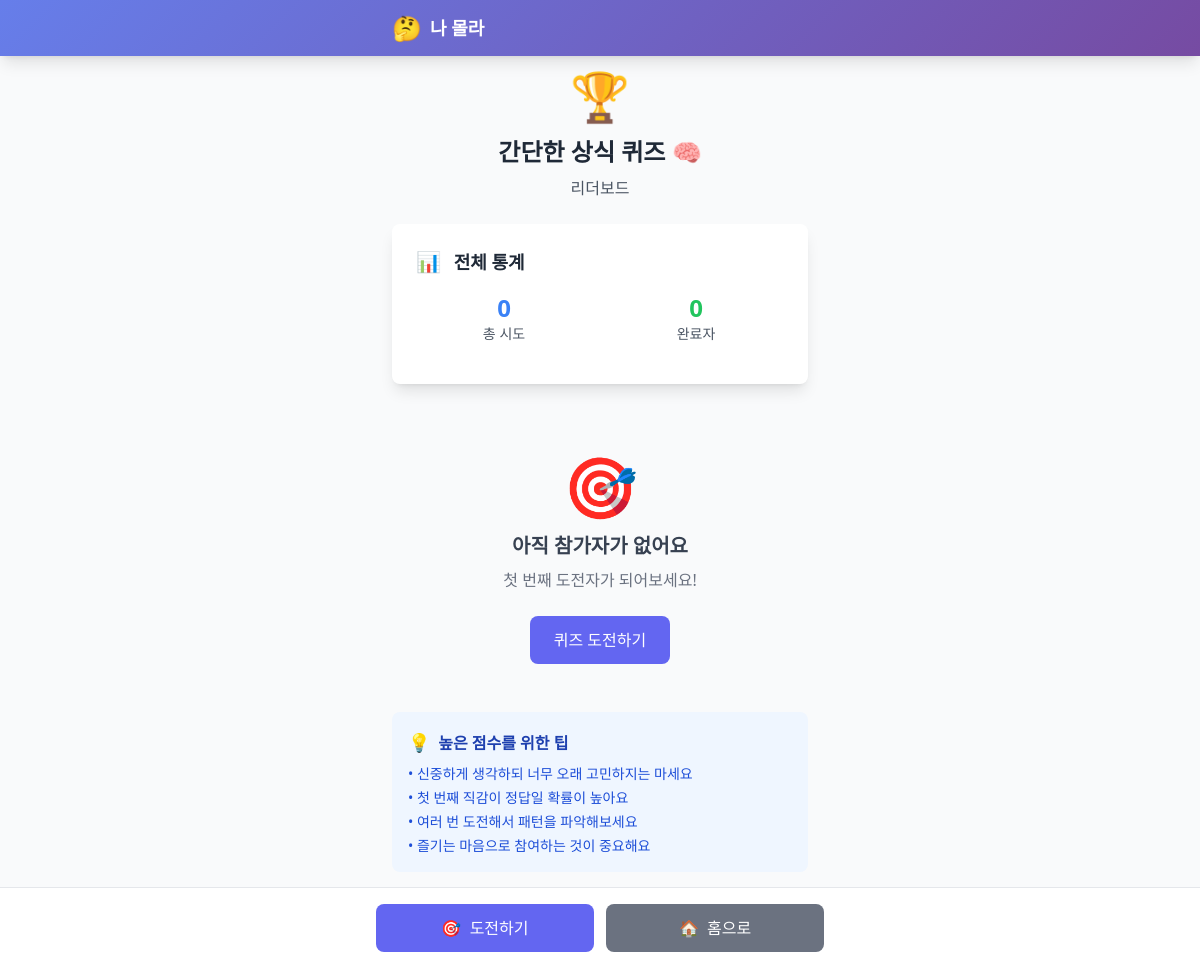
The app's page /quiz/2/leaderboard/ with its own data.
### quiz/models.py (models this page shows, shortened)
class Quiz(models.Model):
    title = models.CharField(max_length=200, verbose_name="퀴즈 제목")
    description = models.TextField(blank=True, verbose_name="설명")
    is_active = models.BooleanField(default=True, verbose_name="활성화")
    created_at = models.DateTimeField(auto_now_add=True)
    updated_at = models.DateTimeField(auto_now=True)
    class Meta:
        verbose_name = "퀴즈"
        verbose_name_plural = "퀴즈 목록"

class QuizStats(models.Model):
    quiz = models.OneToOneField(Quiz, on_delete=models.CASCADE, related_name='stats')
    total_attempts = models.IntegerField(default=0, verbose_name="총 시도 횟수")
    total_completions = models.IntegerField(default=0, verbose_name="총 완료 횟수")
    average_score = models.FloatField(default=0.0, verbose_name="평균 점수")
    highest_score = models.IntegerField(default=0, verbose_name="최고 점수")
    updated_at = models.DateTimeField(auto_now=True)
    class Meta:
        verbose_name = "퀴즈 통계"
        verbose_name_plural = "퀴즈 통계 목록"

### quiz/views.py (the view)
# urls.py: path('quiz/<int:quiz_id>/leaderboard/', views.leaderboard, name='leaderboard'),
def leaderboard(request, quiz_id):
    quiz = get_object_or_404(Quiz, id=quiz_id, is_active=True)
    top_sessions = UserSession.objects.filter(
        quiz=quiz,
        is_completed=True
    ).order_by('-score', 'completed_at')[:10]
    stats, created = QuizStats.objects.get_or_create(quiz=quiz)
    context = {
        'quiz': quiz,
        'top_sessions': top_sessions,
        'stats': stats,
    }
    return render(request, 'quiz/leaderboard.html', context)

### quiz/templates/quiz/leaderboard.html (shortened to what this page needs)
{% extends 'quiz/base.html' %}
{% block content %}
<div class="p-4">
    <div class="text-center mb-6 animate-fade-in">
        <div class="mb-4">
            <span class="text-5xl">🏆</span>
        </div>
        <h1 class="text-2xl font-bold text-gray-800 mb-2">{{ quiz.title }}</h1>
        <p class="text-gray-600">리더보드</p>
    </div>
    <div class="bg-white rounded-lg shadow-lg p-6 mb-6 animate-fade-in">
        <h2 class="text-lg font-semibold text-gray-800 mb-4">
            <span class="text-xl mr-2">📊</span>
            전체 통계
        </h2>
        <div class="grid grid-cols-2 gap-4 mb-4">
            <div class="text-center">
                <div class="text-2xl font-bold text-blue-500">{{ stats.total_attempts }}</div>
                <div class="text-sm text-gray-600">총 시도</div>
            </div>
            <div class="text-center">
                <div class="text-2xl font-bold text-green-500">{{ stats.total_completions }}</div>
                <div class="text-sm text-gray-600">완료자</div>
            </div>
        </div>
    </div>
    {% if top_sessions %}
    <div class="bg-white rounded-lg shadow-lg p-6 mb-6">
        <h2 class="text-lg font-semibold text-gray-800 mb-4">
            <span class="text-xl mr-2">🥇</span>
            TOP 10
        </h2>
        <div class="space-y-3">
            {% for session in top_sessions %}
            <div class="flex items-center p-3 rounded-lg {% if forloop.first %}bg-yellow-50 border-2 border-yellow-200{% elif forloop.counter == 2 %}bg-gray-50 border-2 border-gray-200{% elif forloop.counter == 3 %}bg-orange-50 border-2 border-orange-200{% else %}bg-gray-50{% endif %} animate-fade-in">
                <div class="flex-shrink-0 w-10 h-10 rounded-full flex items-center justify-center {% if forloop.first %}bg-yellow-500 text-white{% elif forloop.counter == 2 %}bg-gray-500 text-white{% elif forloop.counter == 3 %}bg-orange-500 text-white{% else %}bg-gray-300 text-gray-700{% endif %} font-bold">
                    {% if forloop.first %}
                        👑
                    {% elif forloop.counter == 2 %}
                        🥈
                    {% elif forloop.counter == 3 %}
                        🥉
                    {% else %}
                        {{ forloop.counter }}
                    {% endif %}
                </div>
                <div class="flex-1 ml-4">
                    <div class="font-semibold text-gray-800">{{ session.nickname }}</div>
                    <div class="text-sm text-gray-600">
                        {{ session.completed_at|date:"n월 j일 G:i" }}
                    </div>
                </div>
                <div class="text-right">
                    <div class="text-lg font-bold text-primary-500">
                        {{ session.score }}/{{ session.total_questions }}
                    </div>
                    <div class="text-sm text-gray-600">
                        {{ session.completion_percentage|floatformat:0 }}%
                    </div>
                </div>
            </div>
            {% endfor %}
        </div>
    </div>
    {% else %}
    <div class="text-center py-12 animate-fade-in">
        <div class="text-6xl mb-4">🎯</div>
        <h3 class="text-xl font-semibold text-gray-700 mb-2">아직 참가자가 없어요</h3>
        <p class="text-gray-500 mb-6">첫 번째 도전자가 되어보세요!</p>
        <a href="{% url 'quiz:quiz_detail' quiz.id %}"
           class="inline-block bg-primary-500 text-white py-3 px-6 rounded-lg font-medium hover:bg-primary-600 transition-colors touch-feedback">
            퀴즈 도전하기
        </a>
    </div>
    {% endif %}
    <div class="bg-blue-50 rounded-lg p-4">
        <h3 class="font-semibold text-blue-800 mb-2">
            <span class="text-lg mr-1">💡</span>
            높은 점수를 위한 팁
        </h3>
        <ul class="text-sm text-blue-700 space-y-1">
            <li>• 신중하게 생각하되 너무 오래 고민하지는 마세요</li>
            <li>• 첫 번째 직감이 정답일 확률이 높아요</li>
            <li>• 여러 번 도전해서 패턴을 파악해보세요</li>
            <li>• 즐기는 마음으로 참여하는 것이 중요해요</li>
        </ul>
    </div>
</div>
{% endblock %}
{% block bottom_actions %}
<div class="grid grid-cols-2 gap-3">
    <a href="{% url 'quiz:quiz_detail' quiz.id %}"
       class="bg-primary-500 text-white py-3 px-4 rounded-lg text-center font-medium hover:bg-primary-600 transition-colors touch-feedback">
        <span class="mr-1">🎯</span>
        도전하기
    </a>
    <a href="{% url 'quiz:home' %}"
       class="bg-gray-500 text-white py-3 px-4 rounded-lg text-center font-medium hover:bg-gray-600 transition-colors touch-feedback">
        <span class="mr-1">🏠</span>
        홈으로
    </a>
</div>
{% endblock %}

### quiz/templates/quiz/base.html (style rules this page uses)
body { -webkit-touch-callout: none; -webkit-user-select: none; -webkit-tap-highlight-color: transparent; overscroll-behavior: none; }
html { scroll-behavior: smooth; }
.touch-feedback { transition: all 0.15s ease; }

### records on screen
Quiz: title "간단한 상식 퀴즈 🧠"
QuizStats: total_attempts "0", total_completions "0"
